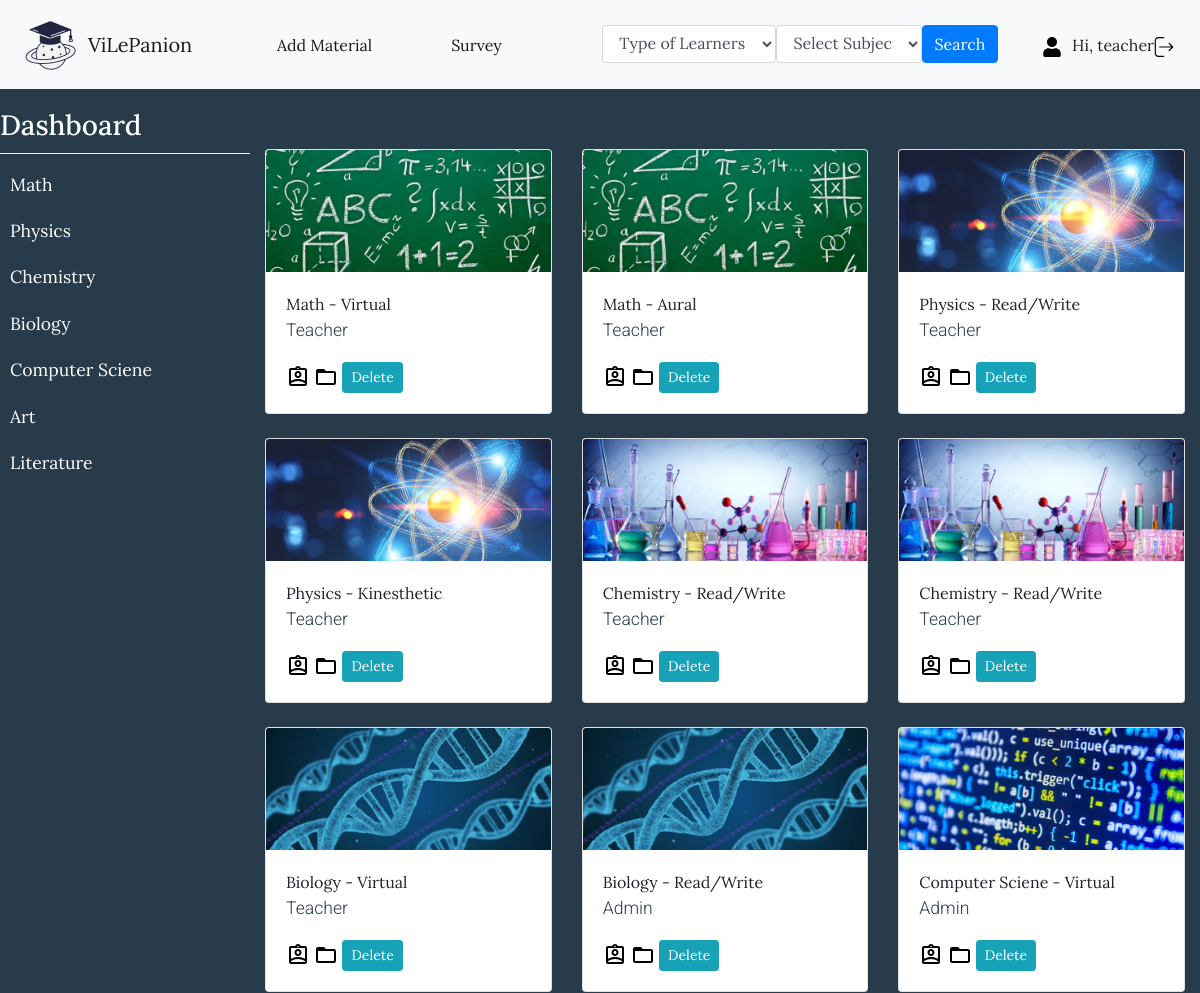
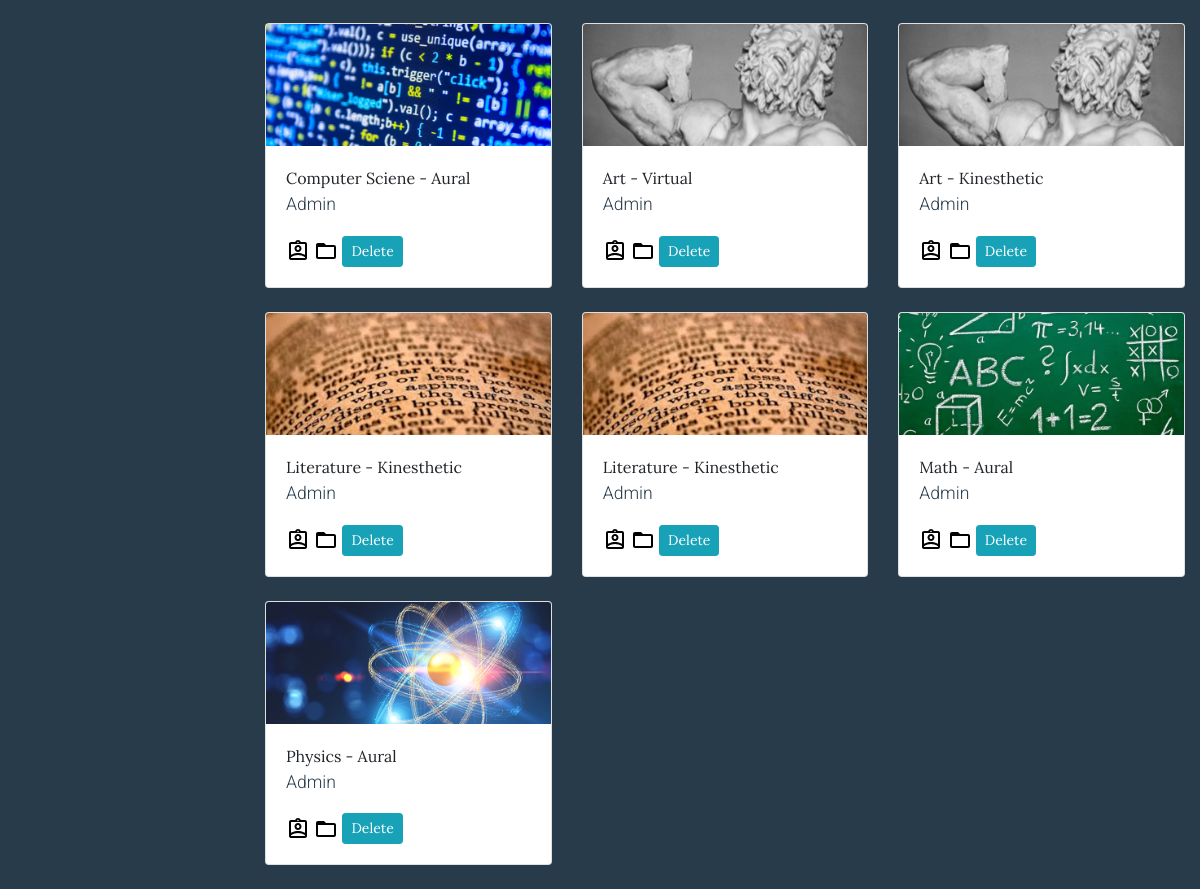
The page /dashboard.php (signed in) on the database its author committed (2 pictures, top to bottom).
### tables this page shows
CREATE TABLE `subjects` (
  `subjectid` int(11) NOT NULL,
  `subjectname` varchar(250) NOT NULL,
  `subjectimg` varchar(250) DEFAULT NULL
);

CREATE TABLE `material` (
  `subjectid` int(11) NOT NULL,
  `materialid` text DEFAULT NULL,
  `materialtype` varchar(250) DEFAULT NULL,
  `authorid` int(11) NOT NULL
);

CREATE TABLE `account` (
  `accountid` int(11) NOT NULL,
  `username` varchar(250) DEFAULT NULL,
  `pwd` varchar(250) DEFAULT NULL,
  `name` varchar(250) DEFAULT NULL,
  `email` varchar(250) DEFAULT NULL,
  `avatar` varchar(250) DEFAULT NULL,
  `activated` int(5) DEFAULT 0
);

### dashboard.php (the view, shortened to what this page needs)
<?php
   $hidden = '';
   if ($_SESSION["activecode"] == 2){
        $hidden = 'hidden';
    } else if ($_SESSION["activecode"] == 1){
        $hidden = '';
    }
?>
<!DOCTYPE html>
<html lang="en">
<head>
    <link rel="stylesheet" href="https://maxcdn.bootstrapcdn.com/bootstrap/4.5.2/css/bootstrap.min.css">
    <link rel="stylesheet" href="path/to/font-awesome/css/font-awesome.min.css">
    <link rel="stylesheet" href="./css/style.css">
</head>
<body
<nav class="navbar navbar-expand-lg navbar-light bg-light">
    <img src="./img/logo.png">
    <a class="navbar-brand" href="dashboard.php">ViLePanion</a>
    <div class="collapse navbar-collapse" id="collapsibleNavbar">
        <ul class="navbar-nav mx-auto">
            <li class="nav-item active col-lg-3" <?php echo $hidden ?>>
                <a class="nav-link button" data-toggle="modal" href="#addMaterialModal">Add Material</a>
            </li>
            <li class="nav-item active col-lg-3">
                <a class="nav-link button" data-toggle="modal" href="#surveyModal">Survey</a>
            </li>
            <li class="nav-item active col-lg-6">
                <form action="dashboard.php" method="post" novalidate="novalidate">
                    <div class="row">
                        <div class="col-lg-12">
                            <div class="row">
                                <div class="col-lg-6 col-md-3 col-sm-12 p-0">
                                    <select class="form-control search-slt" id="selectType" name="selectType">
                                        <option value="None">Type of Learners</option>
                                    </select>
                                </div>
                                    <div class="col-lg-5 col-md-3 col-sm-12 p-0">
                                    <select class="form-control search-slt" id="selectSubject" name="selectSubject">
                                        <option value="None">Select Subject</option>
                                    </select>
                                </div>
                                <div class="col-lg-1 col-md-3 col-sm-12 p-0">
                                    <button type="submit" name="submit" value="Search" class="btn btn-primary wrn-btn">Search</button>
                                </div>
                            </div>
                        </div>
                    </div>
                </form>
            </li>
        </ul>
        <ul class="navbar-nav ml-auto">
            <li class="nav-item active">
                <li><img src="./img/user.svg" alt="" class="icon"> </li>
                <li class="ml-auto"> Hi, <?php echo $_SESSION['user']; ?></li>
            </li>
            <li class="nav-item active">
                <a href="logout.php">
                    <img src="./img/logout.svg" alt="" class="icon">
                </a>
            </li>
        </ul>
    </div>
</nav>
<div class="wrapper">
    <nav id="sidebar">
        <ul class="list-unstyled components">
            <h3>Dashboard</h3>
            <?php
                require("connection.php");
                $sql_list = "SELECT * FROM subjects";
                $result_list = mysqli_query($conn,$sql_list);
                while ($row_list = $result_list -> fetch_assoc()){
                    $subjectid = $row_list["subjectid"];
                    $subjectname = $row_list["subjectname"];
            ?>
                <li>
                    <a href="material.php?subjectid=<?php echo $subjectid ?>"><?php echo $subjectname ?></a>
                </li>
            <?php } ?>
        </ul>
    </nav>
    <div class="container" style="margin-top: 60px">
        <div class="row">
            <?php
                if (isset($_POST['submit'])) {
                    $materialtype = htmlspecialchars($_POST['selectType']);
                    $subjectname = htmlspecialchars($_POST['selectSubject']);
                if ($materialtype && $subjectname != "None"){
                    require("connection.php");
                    $materialid = '';
                    $subjectid = '';
                    $authorid = '';
                    $content = '';
                    $activecode = $_SESSION["activecode"];
                    $user = $_SESSION["user"];
                    $sql_subjectid = "SELECT subjectid FROM subjects WHERE subjectname = '$subjectname'";
                    $result4 = mysqli_query($conn,$sql_subjectid);
                    $row4 = $result4->fetch_assoc();
                    $subjectid = $row4["subjectid"];
                    $sql_list = "SELECT * FROM material WHERE subjectid='$subjectid' AND materialtype='$materialtype'";
                    $result_list = mysqli_query($conn,$sql_list);
                    while ($row_list = $result_list -> fetch_assoc())
                    {
                        $materialid = $row_list["materialid"];
                        $subjectid = $row_list["subjectid"];
                        $authorid = $row_list["authorid"];
                        $sql_accountid1 = "SELECT name FROM account WHERE accountid = '$authorid'";
                        $result3 = mysqli_query($conn,$sql_accountid1);
                        $row3 = $result3->fetch_assoc();
                        $authorname = $row3["name"];
                        $sql_subjectimg = "SELECT subjectimg FROM subjects WHERE subjectid = '$subjectid'";
                        $result5 = mysqli_query($conn,$sql_subjectimg);
                        $row5 = $result5->fetch_assoc();
                        $content = $row5["subjectimg"];
                }
            ?>
                <div class="col-lg-4 col-md-6 mb-4">
                    <div class="card">
                        <img src="<?php echo $content ?>" class="card-img-top" alt="...">
                        <div class="card-body">
                        <a href="detail_material.php?subjectid=<?php echo $subjectid ?>&materialid=<?php echo $materialid?>"><?php echo $subjectname. " - " . $materialtype ?></a>
                            <p class="card-text"><?php echo $authorname ?></p>
                            <span jsslot="" class="XuQwKc"><span class="GmuOkf"><svg focusable="false" width="24" height="24" viewBox="0 0 24 24" class=" NMm5M"><path d="M19 3h-4.18C14.4 1.84 13.3 1 12 1s-2.4.84-2.82 2H5c-1.1 0-2 .9-2 2v14c0 1.1.9 2 2 2h14c1.1 0 2-.9 2-2V5c0-1.1-.9-2-2-2zm-7.55 0c.14-.15.33-.25.55-.25s.41.1.55.25c.12.13.2.31.2.5 0 .41-.34.75-.75.75s-.75-.34-.75-.75c0-.19.08-.37.2-.5zM19 5v10.79C16.52 14.37 13.23 14 12 14s-4.52.37-7 1.79V5h14zM5 19v-.77C6.74 16.66 10.32 16 12 16s5.26.66 7 2.23V19H5z"></path><path d="M12 13c1.94 0 3.5-1.56 3.5-3.5S13.94 6 12 6 8.5 7.56 8.5 9.5 10.06 13 12 13zm0-5c.83 0 1.5.67 1.5 1.5S12.83 11 12 11s-1.5-.67-1.5-1.5S11.17 8 12 8z"></path></svg></span></span>
                            <span jsslot="" class="XuQwKc"><span class="GmuOkf"><svg focusable="false" width="24" height="24" viewBox="0 0 24 24" class=" NMm5M"><path d="M20 6h-8l-2-2H4c-1.1 0-1.99.9-1.99 2L2 18c0 1.1.9 2 2 2h16c1.1 0 2-.9 2-2V8c0-1.1-.9-2-2-2zm0 12H4V8h16v10z"></path></svg></span></span>
            <?php
                if (($_SESSION["activecode"] == 0)){
            ?>
                            <a href="delete_material.php?materialid=<?php echo $materialid ?>" class="btn btn-info btn-sm">Delete</a>
                <?php } else {
                ?>
                            <a href="delete_material.php?materialid=<?php echo $materialid ?>" class="btn btn-info btn-sm" <?php echo $hidden ?>>Delete</a>
                    <?php } ?>
                        </div>
                    </div>
                </div>
            <?php
                } }
                else {
                    require("connection.php");
                    $sql_list = "SELECT * FROM material";
                    $result_list = mysqli_query($conn,$sql_list);
                    while ($row_list = $result_list -> fetch_assoc())
                    {
                        $materialid = $row_list["materialid"];
                        $subjectid = $row_list["subjectid"];
                        $materialtype = $row_list["materialtype"];
                        $authorid = $row_list["authorid"];
                        $sql_accountid1 = "SELECT name FROM account WHERE accountid = '$authorid'";
                        $result3 = mysqli_query($conn,$sql_accountid1);
                        $row3 = $result3->fetch_assoc();
                        $authorname = $row3["name"];
                        $sql_subjectname = "SELECT subjectname FROM subjects WHERE subjectid = '$subjectid'";
                        $result4 = mysqli_query($conn,$sql_subjectname);
                        $row4 = $result4->fetch_assoc();
                        $subjectname = $row4["subjectname"];
                        $sql_subjectimg = "SELECT subjectimg FROM subjects WHERE subjectid = '$subjectid'";
                        $result5 = mysqli_query($conn,$sql_subjectimg);
                        $row5 = $result5->fetch_assoc();
                        $content = $row5["subjectimg"];
            ?>
                <div class="col-lg-4 col-md-6 mb-4">
                    <div class="card">
                        <img src="<?php echo $content ?>" class="card-img-top" alt="...">
                        <div class="card-body">
                        <a href="detail_material.php?subjectid=<?php echo $subjectid ?>&materialid=<?php echo $materialid?>"><?php echo $subjectname. " - " . $materialtype ?></a>
                            <p class="card-text"><?php echo $authorname ?></p>
                            <span jsslot="" class="XuQwKc"><span class="GmuOkf"></span></span>
                            <span jsslot="" class="XuQwKc"><span class="GmuOkf"><svg focusable="false" width="24" height="24" viewBox="0 0 24 24" class=" NMm5M"><path d="M20 6h-8l-2-2H4c-1.1 0-1.99.9-1.99 2L2 18c0 1.1.9 2 2 2h16c1.1 0 2-.9 2-2V8c0-1.1-.9-2-2-2zm0 12H4V8h16v10z"></path></svg></span></span>
            <?php
                if (($_SESSION["activecode"] == 0)){
            ?>
                            <a href="delete_material.php?materialid=<?php echo $materialid ?>" class="btn btn-info btn-sm">Delete</a>
                <?php } else {
                ?>
                            <a href="delete_material.php?materialid=<?php echo $materialid ?>" class="btn btn-info btn-sm" <?php echo $hidden ?>>Delete</a>
                    <?php } ?>
                        </div>
                    </div>
                </div>
            <?php }
                }
                 ?>
        </div>
    </div>
</div>
</body>
</html>

### css/style.css (style rules this page uses)
body { font-family: 'Lora', sans-serif; background: #273B4A; }
p { font-family: 'Roboto', sans-serif; font-size: 1.1em; font-weight: 300; line-height: 1.7em; color: #273B4A; }
a, a:hover, a:focus { color: inherit; text-decoration: none; transition: all 0.3s; }
#sidebar { background: #273B4A; color: #fff; transition: all 0.3s; }
#sidebar ul.components { padding: 20px 0; border-bottom: 1px solid #273B4A; }
#sidebar ul li a { padding: 10px; font-size: 1.1em; display: block; }
.wrapper { display: flex; align-items: stretch; }
#sidebar { min-width: 250px; max-width: 250px; min-height: 100vh; }
.form-control { border-color: #d7d7d7; }
h3 { border: 0 solid #efefef; border-bottom-width: 1px; padding-bottom: 10px; }
.icon { width: 20px; height: 20px; margin: 0 10px 0 0; }

### rows shown on the page
subjects: subjectname "Math"
subjects: subjectname "Physics"
subjects: subjectname "Chemistry"
subjects: subjectname "Biology"
subjects: subjectname "Computer Sciene"
subjects: subjectname "Art"
subjects: subjectname "Literature"
material: subjectid.subjectimg (picture), subjectid.subjectname "Math", materialtype "Virtual", authorid.name "Teacher"
material: subjectid.subjectimg (picture), subjectid.subjectname "Math", materialtype "Aural", authorid.name "Teacher"
material: subjectid.subjectimg (picture), subjectid.subjectname "Physics", materialtype "Read/Write", authorid.name "Teacher"
material: subjectid.subjectimg (picture), subjectid.subjectname "Physics", materialtype "Kinesthetic", authorid.name "Teacher"
material: subjectid.subjectimg (picture), subjectid.subjectname "Chemistry", materialtype "Read/Write", authorid.name "Teacher"
material: subjectid.subjectimg (picture), subjectid.subjectname "Chemistry", materialtype "Read/Write", authorid.name "Teacher"
material: subjectid.subjectimg (picture), subjectid.subjectname "Biology", materialtype "Virtual", authorid.name "Teacher"
material: subjectid.subjectimg (picture), subjectid.subjectname "Biology", materialtype "Read/Write", authorid.name "Admin"
material: subjectid.subjectimg (picture), subjectid.subjectname "Computer Sciene", materialtype "Virtual", authorid.name "Admin"
material: subjectid.subjectimg (picture), subjectid.subjectname "Computer Sciene", materialtype "Aural", authorid.name "Admin"
material: subjectid.subjectimg (picture), subjectid.subjectname "Art", materialtype "Virtual", authorid.name "Admin"
material: subjectid.subjectimg (picture), subjectid.subjectname "Art", materialtype "Kinesthetic", authorid.name "Admin"
material: subjectid.subjectimg (picture), subjectid.subjectname "Literature", materialtype "Kinesthetic", authorid.name "Admin"
material: subjectid.subjectimg (picture), subjectid.subjectname "Literature", materialtype "Kinesthetic", authorid.name "Admin"
material: subjectid.subjectimg (picture), subjectid.subjectname "Math", materialtype "Aural", authorid.name "Admin"
material: subjectid.subjectimg (picture), subjectid.subjectname "Physics", materialtype "Aural", authorid.name "Admin"

### other values the page prints
$_SESSION['user'] "teacher"
